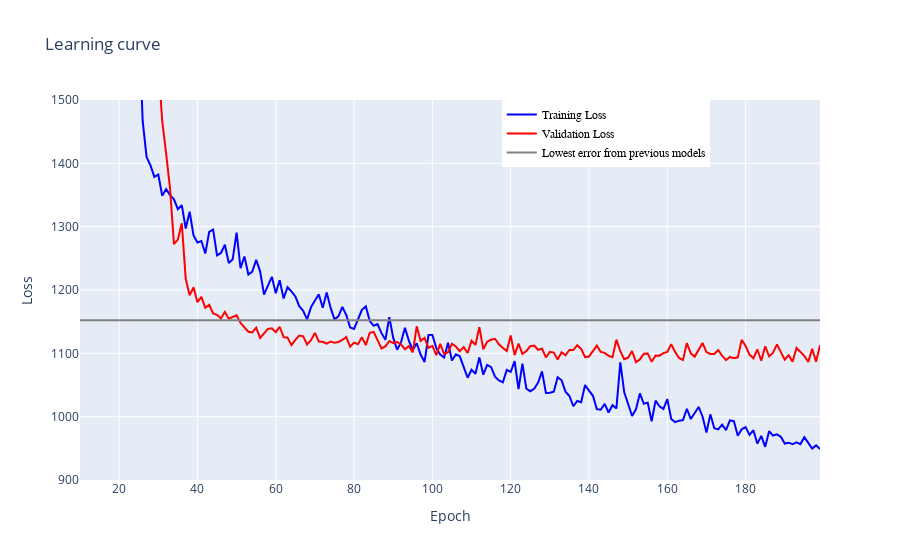

The cell this chart's notebook holds for it:
### Code cell
DNN_plot_loss(history,starting_epoch=10, previous_val_loss=previous_val_loss)

### Figure 1 — Plotly figure (JSON) as saved in the notebook; plotly's stock layout.template omitted (floating-point values rounded to 4 significant figures; data arrays with more than 128 entries replaced by an {"elided": "..."} marker saying what was removed)
{"data": [{"marker": {"color": "blue", "opacity": 0.5, "size": 5}, "mode": "lines", "name": "Training Loss", "type": "scatter", "x": {"elided": "190 int values"}, "y": {"elided": "190 float values"}}, {"marker": {"color": "red", "opacity": 0.5, "size": 5}, "mode": "lines", "name": "Validation Loss", "type": "scatter", "x": {"elided": "190 int values"}, "y": {"elided": "190 float values"}}, {"marker": {"color": "grey", "size": 5}, "mode": "lines", "name": "Lowest error from previous models", "type": "scatter", "x": {"elided": "190 int values"}, "y": {"elided": "190 float values"}}], "layout": {"legend": {"font": {"color": "black", "family": "sans-serif", "size": 12}, "traceorder": "normal", "x": 0.57, "y": 1}, "title": {"text": "Learning curve"}, "xaxis": {"range": [10, 199], "title": {"text": "Epoch"}}, "yaxis": {"range": [900, 1500], "title": {"text": "Loss"}}}}
